Frame 1 (no input): blank canvas, image omitted
Frame 60 (no input): blank canvas, image omitted
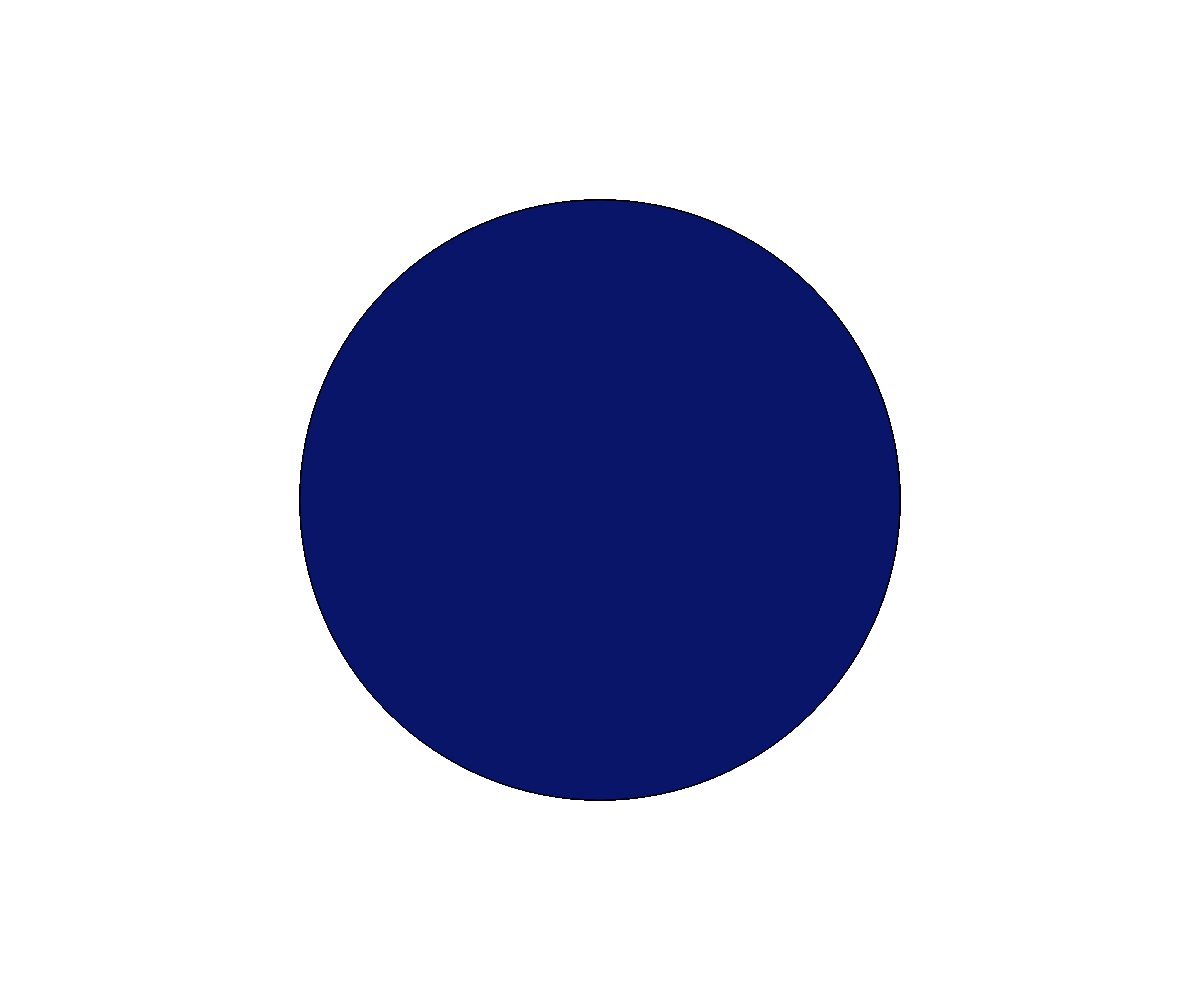
Frame 120 (the mouse pressed at the canvas centre since frame 60)

The p5.js sketch whose frames 1 and 60 were blank and that drew this single picture after the mouse press (run headless with seeded random() and noise() and a simulated clock; from frame 60 on, the mouse is pressed at the canvas centre):

// p5.js sketch
// ── sketch.js
var bgColor = 'white'

function setup() {
   createCanvas(windowWidth, windowHeight)
}

function draw()

{
   //ellipse(30, 30, mouseX, mouseY);
   fill(bgColor)
   ellipse(mouseX,mouseY, mouseX,mouseX);
   if (mouseX < windowWidth / 5) {
      bgColor = '#192734';
   } else if (mouseX || mouseY < 4 * windowWidth / 5) {
      bgColor = '#091569';
   } else if (mouseX || mouseY < 3 * windowWidth / 5) {
      bgColor = '6ale18';
   } else if (mouseX || mouseY < 2 * windowWidth / 5) {
      bgColor = '6affc0cb';

   }
}
